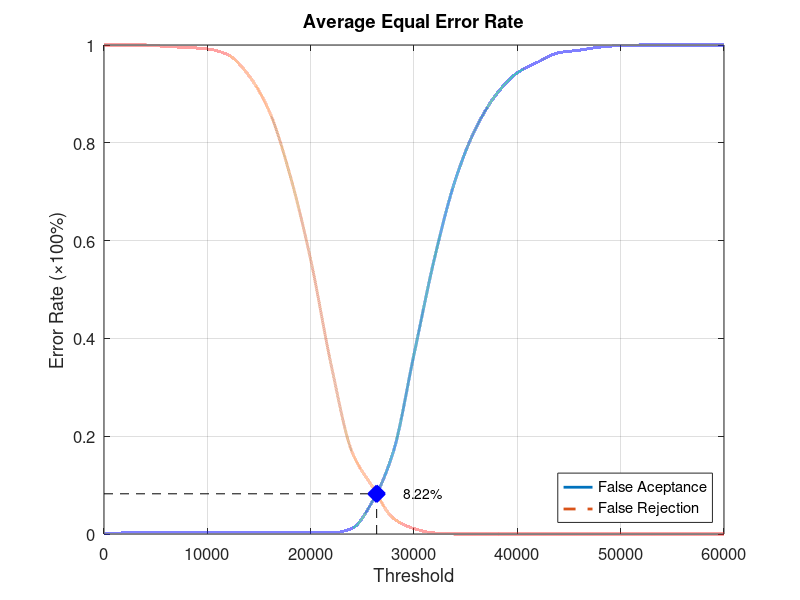
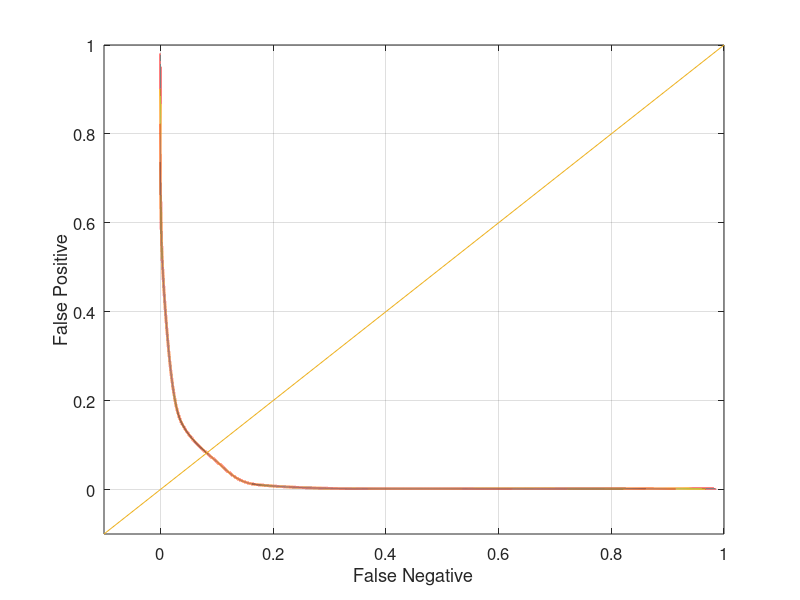

Reproduce these figures in MATLAB, in order.
function yEER = Database3Average
close all;
clear;
clc;
x = 0:2000:60000;
xq = 0:0.5:60000;

y0 = [0 0.00210526 0.00210526 0.00210526 0.00210526 0.00210526 0.00210526 0.00210526 0.00210526 0.00210526 0.00210526 0.00210526 0.0115789 0.0673684 0.168421 0.367368 0.565263 0.724211 0.830526 0.9 0.943158 0.965263 0.98421 0.989474 0.99579 0.998947 1 1 1 1 1];
yy0 = interp1(x, y0, xq, 'pchip');
y1 = [1 1 1 0.997 0.995 0.992 0.98 0.938 0.864 0.734 0.561 0.344 0.168 0.096 0.032 0.011 0.002 0 0 0 0 0 0 0 0 0 0 0 0 0 0];
yy1 = interp1(x, y1, xq, 'pchip');

% Calculating EER: 
y2 = abs(y0 - y1);
find(y2 == min(y2))
yy2 = abs(yy0 - yy1);
xEER = find(yy2 == min(yy2));
xEERIndex = xq(xEER) % X-axis EER
yEER = yy0(xEER) % Y-axis EER

main = figure
plot(xq, yy0,'-','LineWidth', 2);	hold on
plot(xq, yy1,'--','LineWidth', 2);	hold on
plot([xEERIndex xEERIndex], [0 yEER], 'k--');	hold on
plot([0 xEERIndex], [yEER yEER], 'k--');	hold on
plot(xEERIndex, yEER, 'bx', 'LineWidth', 10);	hold on
text(xEERIndex + 10 * xEERIndex / 100, yEER, [num2str(round((10000 * yEER)) / 100) '%'])
legend('False Aceptance', 'False Rejection', 'Location', 'SouthEast')
xlabel('Threshold')
ylabel('Error Rate (\times100%)')
title('Average Equal Error Rate')
set(gca, 'FontSize', 12)
axis([0 60000 0 1])
grid on

print(main, 'Database3AverageMain', '-dpng');
FNRxFPR = figure('Color', [1 1 1]);
plot(yy1, yy0, '-', yy1, yy0, 'LineWidth', 2);
hold on
y = -0.1:0.1:1
plot(y, y); 
set(gca, 'FontSize', 12)
xlabel('False Negative')
ylabel('False Positive')
axis([-0.1 1 -0.1 1])
set(gca, 'FontSize', 12)
grid on

print(FNRxFPR, 'Database3AverageFNRxFPR','-dpng');
end
